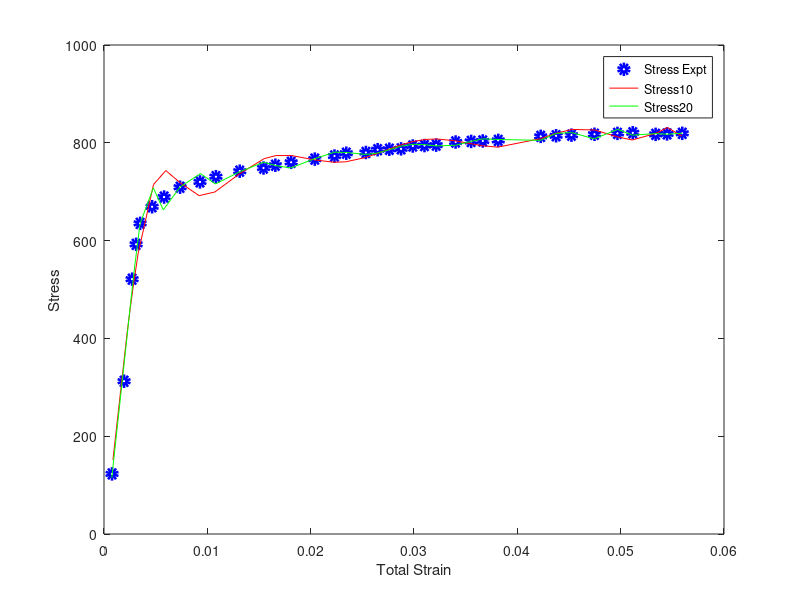

Recreate this plot in MATLAB.
function [coeffs10, coeffs20, stress10, stress20, error10, error20]= MM220A1()
    A= importdata("exp_stress_strain.txt")
    stress= A(:,2)';
    total_strain= A(:,1)';
    
    %Sample Size 
    [m,n]= size(stress);
    
    Y= 330000; %Young's Modulus In MPa
    
    elastic_strain= stress/Y;
    plastic_strain= total_strain - elastic_strain;
    
   
    %Polynomial Fitting begins, degree= 10 and 20
    coeffs10= polyfit(plastic_strain, stress, 10);
    coeffs20= polyfit(plastic_strain, stress, 20);
    
    %Calculating Stress from 2 Fits
    stress10= polyval(coeffs10, plastic_strain);
    stress20= polyval(coeffs20, plastic_strain);
    
    %Total Strain from Poly Fitting
    total_strain10= plastic_strain + stress10/Y;
    total_strain20= plastic_strain + stress20/Y;
    
   
    %Plotting Begins
    plot(total_strain, stress, 'o', 'LineWidth',4, 'Color','b');
    hold on;
    plot(total_strain10, stress10, 'Color', 'r');
    plot(total_strain20, stress20, "Color", 'g');
   
    %Adding Axes Labels and Legend
    xlabel("Total Strain");
    ylabel("Stress");
    legend("Stress Expt", "Stress10", "Stress20");
    
    
    %Calculating Error
    error10= sqrt( sum(((stress10- stress)./stress).^2)/n );
    error20= sqrt( sum(((stress20-stress)./stress).^2)/n  );

    disp(error10);
    disp(error20);
    
    %Saving the Plot
    print("MM220A1", "-dpng");
end